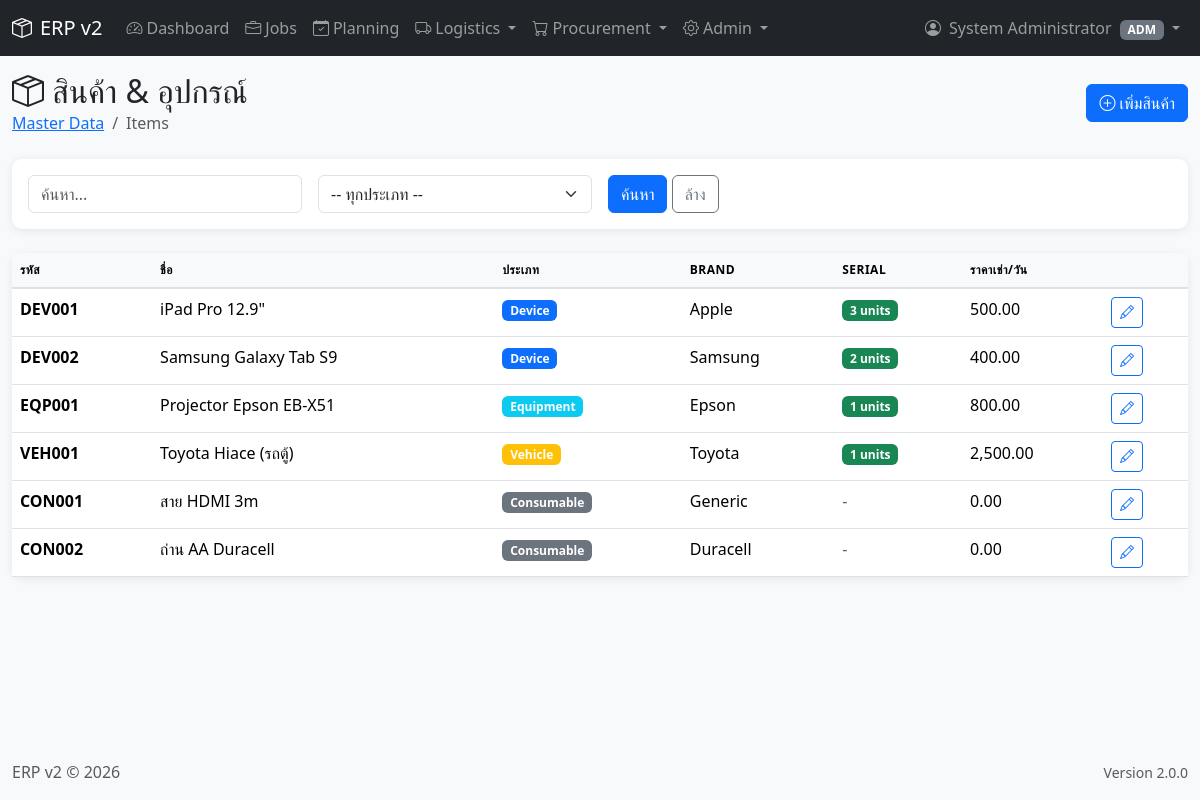
The app's page /modules/master/items.php (signed in) with its own data.
### tables this page shows
CREATE TABLE IF NOT EXISTS `items` (
    `id` INT UNSIGNED NOT NULL AUTO_INCREMENT,
    `code` VARCHAR(30) NOT NULL UNIQUE,
    `name` VARCHAR(200) NOT NULL,
    `item_type` ENUM('Device', 'Equipment', 'Vehicle', 'Consumable') NOT NULL,
    `category` VARCHAR(100) COMMENT 'Sub-category',
    `brand` VARCHAR(100),
    `model` VARCHAR(100),
    `description` TEXT,
    `unit` VARCHAR(20) DEFAULT 'pcs' COMMENT 'Unit of measure',
    `is_serialized` TINYINT(1) DEFAULT 0 COMMENT 'Track by serial number',
    `min_stock` INT DEFAULT 0,
    `cost_price` DECIMAL(15,2) DEFAULT 0,
    `rental_price_day` DECIMAL(15,2) DEFAULT 0 COMMENT 'Daily rental rate',
    `sale_price` DECIMAL(15,2) DEFAULT 0,
    `supplier_id` INT UNSIGNED COMMENT 'Default supplier',
    `is_active` TINYINT(1) DEFAULT 1,
    `created_by` INT UNSIGNED,
    `created_at` TIMESTAMP DEFAULT CURRENT_TIMESTAMP,
    `updated_at` TIMESTAMP DEFAULT CURRENT_TIMESTAMP ON UPDATE CURRENT_TIMESTAMP,
    PRIMARY KEY (`id`),
    INDEX `idx_code` (`code`),
    INDEX `idx_type` (`item_type`),
    INDEX `idx_name` (`name`),
    INDEX `idx_active` (`is_active`),
    CONSTRAINT `fk_item_supplier` FOREIGN KEY (`supplier_id`) REFERENCES `suppliers`(`id`) ON DELETE SET NULL
);

### includes/functions.php (called while the page is built, shortened)
<?php
function e(string $string): string {
    return htmlspecialchars($string, ENT_QUOTES, 'UTF-8');
}
function get(string $key, $default = null) {
    return $_GET[$key] ?? $default;
}
function formatNumber($number, int $decimals = 2): string {
    return number_format((float)$number, $decimals, '.', ',');
}

### modules/master/items.php (the view, shortened to what this page needs)
<?php
$db = getDB();
$action = get('action', 'list');
$search = get('search', '');
$where = 'i.is_active = 1';
$params = [];
$items = $db->prepare("SELECT i.*, s.name as supplier_name FROM items i LEFT JOIN suppliers s ON i.supplier_id = s.id WHERE $where ORDER BY i.item_type, i.code");
$items->execute($params);
$items = $items->fetchAll();
require_once __DIR__ . '/../../includes/header.php';
?>
<div class="row mb-4">
    <div class="col-12 d-flex justify-content-between align-items-center">
        <div>
            <h2 class="mb-0"><i class="bi bi-box-seam me-2"></i>สินค้า & อุปกรณ์</h2>
            <nav aria-label="breadcrumb">
                <ol class="breadcrumb mb-0">
                    <li class="breadcrumb-item"><a href="index.php">Master Data</a></li>
                    <li class="breadcrumb-item active">Items</li>
                </ol>
            </nav>
        </div>
        <div>
            <?php if ($action === 'list'): ?>
            <a href="?action=add" class="btn btn-primary"><i class="bi bi-plus-circle me-1"></i>เพิ่มสินค้า</a>
            <?php else: ?>
            <a href="items.php" class="btn btn-outline-secondary"><i class="bi bi-arrow-left me-1"></i>กลับ</a>
            <?php endif; ?>
        </div>
    </div>
</div>
<?php if ($action === 'list'): ?>
<div class="card mb-4">
    <div class="card-body">
        <form method="GET" class="row g-3">
            <div class="col-md-3">
                <input type="text" class="form-control" name="search" placeholder="ค้นหา..." value="<?= e($search) ?>">
            </div>
            <div class="col-md-3">
                <select class="form-select" name="type">
                    <option value="">-- ทุกประเภท --</option>
                </select>
            </div>
            <div class="col-md-2">
                <button type="submit" class="btn btn-primary">ค้นหา</button>
                <a href="items.php" class="btn btn-outline-secondary">ล้าง</a>
            </div>
        </form>
    </div>
</div>
<div class="card">
    <div class="card-body p-0">
        <div class="table-responsive">
            <table class="table table-hover mb-0">
                <thead>
                    <tr>
                        <th>รหัส</th>
                        <th>ชื่อ</th>
                        <th>ประเภท</th>
                        <th>Brand</th>
                        <th>Serial</th>
                        <th>ราคาเช่า/วัน</th>
                        <th></th>
                    </tr>
                </thead>
                <tbody>
                    <?php foreach ($items as $i):
                        $serialCount = $i['is_serialized'] ? $db->query("SELECT COUNT(*) FROM serials WHERE item_id = {$i['id']}")->fetchColumn() : 0;
                    ?>
                    <tr>
                        <td><strong><?= e($i['code']) ?></strong></td>
                        <td><?= e($i['name']) ?></td>
                        <td>
                            <span class="badge bg-<?= match($i['item_type']) { 'Device' => 'primary', 'Equipment' => 'info', 'Vehicle' => 'warning', default => 'secondary' } ?>">
                                <?= e($i['item_type']) ?>
                            </span>
                        </td>
                        <td><?= e($i['brand']) ?></td>
                        <td>
                            <?php if ($i['is_serialized']): ?>
                            <span class="badge bg-success"><?= $serialCount ?> units</span>
                            <?php else: ?>
                            <span class="text-muted">-</span>
                            <?php endif; ?>
                        </td>
                        <td><?= formatNumber($i['rental_price_day']) ?></td>
                        <td>
                            <a href="?action=edit&id=<?= $i['id'] ?>" class="btn btn-sm btn-outline-primary">
                                <i class="bi bi-pencil"></i>
                            </a>
                        </td>
                    </tr>
                    <?php endforeach; ?>
                </tbody>
            </table>
        </div>
    </div>
</div>
<?php endif; ?>
<?php require_once __DIR__ . '/../../includes/footer.php'; ?>

### assets/css/style.css (style rules this page uses)
:root { --primary-color: #0d6efd; --secondary-color: #6c757d; --success-color: #198754; --danger-color: #dc3545; --warning-color: #ffc107; --info-color: #0dcaf0; --dark-color: #212529; }
body { font-family: 'Segoe UI', Tahoma, Geneva, Verdana, sans-serif; background-color: #f8f9fa; }
.card { border: none; border-radius: 10px; box-shadow: 0 2px 10px rgba(0, 0, 0, 0.08); transition: transform 0.2s, box-shadow 0.2s; }
.table { background: white; }
.table th { background-color: #f8f9fa; font-weight: 600; text-transform: uppercase; font-size: 0.75rem; letter-spacing: 0.5px; border-bottom: 2px solid #dee2e6; }

### records on screen
items: code "DEV001", name "iPad Pro 12.9\"", item_type "Device", brand "Apple", serialCount "3", rental_price_day "500.00"
items: code "DEV002", name "Samsung Galaxy Tab S9", item_type "Device", brand "Samsung", id "2", rental_price_day "400.00"
items: code "EQP001", name "Projector Epson EB-X51", item_type "Equipment", brand "Epson", is_serialized "1", rental_price_day "800.00"
items: code "VEH001", name "Toyota Hiace (รถตู้)", item_type "Vehicle", brand "Toyota", is_serialized "1", rental_price_day "2,500.00"
items: code "CON001", name "สาย HDMI 3m", item_type "Consumable", brand "Generic", rental_price_day "0.00"
items: code "CON002", name "ถ่าน AA Duracell", item_type "Consumable", brand "Duracell", rental_price_day "0.00"

### other values on screen
$_SESSION['full_name'] "System Administrator"
implode(', ', $userRoles) "ADM"
APP_NAME "ERP v2"
APP_VERSION "2.0.0"
